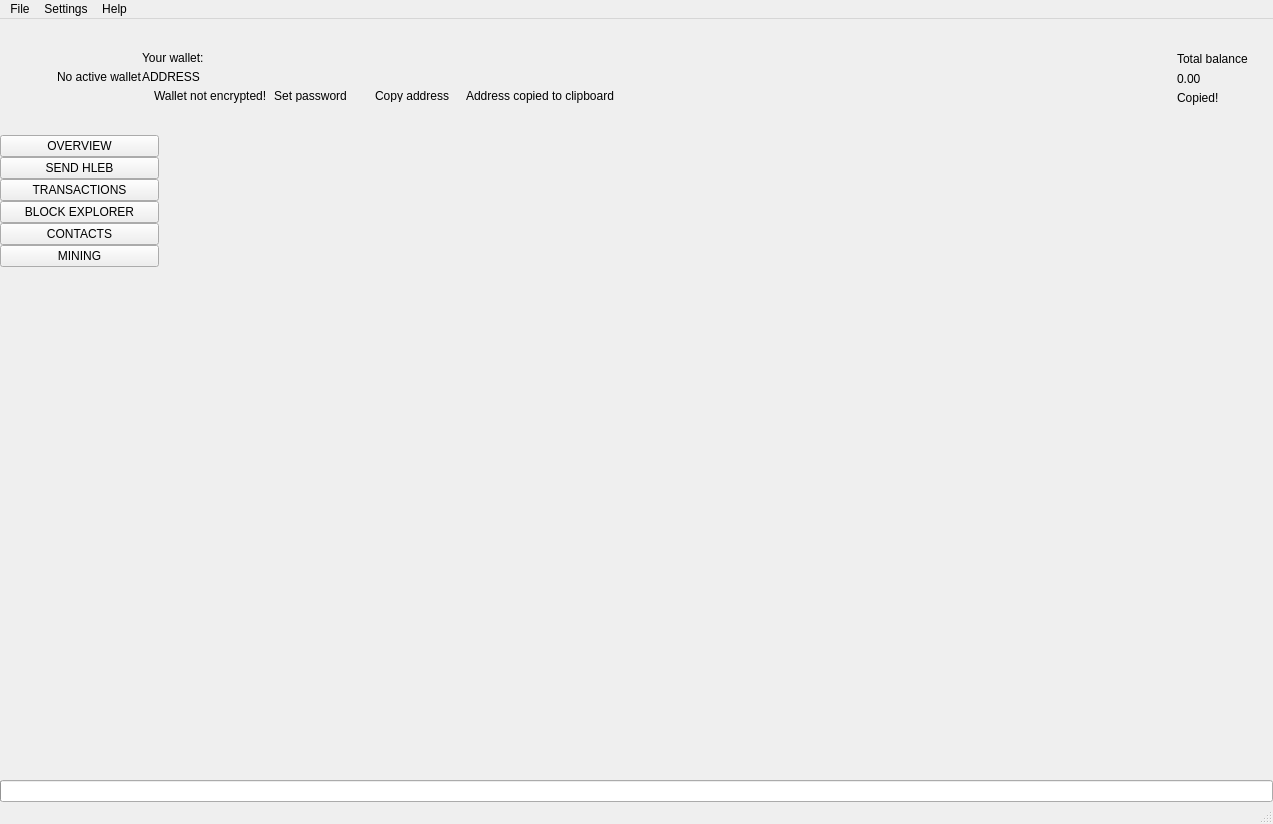
 <widget class="QMainWindow" name="MainWindow">
  <property name="geometry">
   <rect>
    <x>0</x>
    <y>0</y>
    <width>1273</width>
    <height>824</height>
   </rect>
  </property>
  <property name="sizePolicy">
   <sizepolicy hsizetype="Preferred" vsizetype="Preferred">
    <horstretch>0</horstretch>
    <verstretch>0</verstretch>
   </sizepolicy>
  </property>
  <property name="minimumSize">
   <size>
    <width>1260</width>
    <height>600</height>
   </size>
  </property>
  <property name="maximumSize">
   <size>
    <width>16777215</width>
    <height>16777215</height>
   </size>
  </property>
  <property name="windowTitle">
   <string>MainWindow</string>
  </property>
  <property name="windowIcon">
   <iconset>
    <normaloff>:/images/hleb</normaloff>:/images/hleb</iconset>
  </property>
  <widget class="QWidget" name="centralwidget">
   <layout class="QVBoxLayout" name="verticalLayout_2">
    <property name="spacing">
     <number>0</number>
    </property>
    <property name="leftMargin">
     <number>0</number>
    </property>
    <property name="topMargin">
     <number>0</number>
    </property>
    <property name="rightMargin">
     <number>0</number>
    </property>
    <property name="bottomMargin">
     <number>0</number>
    </property>
    <item>
     <widget class="QFrame" name="m_headerFrame">
      <property name="minimumSize">
       <size>
        <width>0</width>
        <height>116</height>
       </size>
      </property>
      <property name="maximumSize">
       <size>
        <width>16777215</width>
        <height>116</height>
       </size>
      </property>
      <property name="frameShape">
       <enum>QFrame::NoFrame</enum>
      </property>
      <property name="frameShadow">
       <enum>QFrame::Raised</enum>
      </property>
      <layout class="QHBoxLayout" name="horizontalLayout_3">
       <property name="spacing">
        <number>0</number>
       </property>
       <property name="leftMargin">
        <number>0</number>
       </property>
       <property name="topMargin">
        <number>0</number>
       </property>
       <property name="rightMargin">
        <number>25</number>
       </property>
       <property name="bottomMargin">
        <number>0</number>
       </property>
       <item>
        <spacer name="horizontalSpacer_2">
         <property name="orientation">
          <enum>Qt::Horizontal</enum>
         </property>
         <property name="sizeType">
          <enum>QSizePolicy::Fixed</enum>
         </property>
         <property name="sizeHint" stdset="0">
          <size>
           <width>30</width>
           <height>20</height>
          </size>
         </property>
        </spacer>
       </item>
       <item>
        <widget class="QLabel" name="m_logoLabel">
         <property name="text">
          <string/>
         </property>
        </widget>
       </item>
       <item>
        <spacer name="horizontalSpacer_5">
         <property name="orientation">
          <enum>Qt::Horizontal</enum>
         </property>
         <property name="sizeType">
          <enum>QSizePolicy::Fixed</enum>
         </property>
         <property name="sizeHint" stdset="0">
          <size>
           <width>20</width>
           <height>20</height>
          </size>
         </property>
        </spacer>
       </item>
       <item>
        <widget class="WalletGui::WalletSmallGrayTextLabel" name="m_noWalletLabel">
         <property name="text">
          <string>No active wallet</string>
         </property>
        </widget>
       </item>
       <item>
        <widget class="QFrame" name="m_walletFrame">
         <property name="frameShape">
          <enum>QFrame::NoFrame</enum>
         </property>
         <property name="frameShadow">
          <enum>QFrame::Raised</enum>
         </property>
         <layout class="QVBoxLayout" name="verticalLayout_3">
          <property name="spacing">
           <number>5</number>
          </property>
          <property name="leftMargin">
           <number>0</number>
          </property>
          <property name="topMargin">
           <number>0</number>
          </property>
          <property name="rightMargin">
           <number>0</number>
          </property>
          <property name="bottomMargin">
           <number>0</number>
          </property>
          <item>
           <spacer name="verticalSpacer_3">
            <property name="orientation">
             <enum>Qt::Vertical</enum>
            </property>
            <property name="sizeType">
             <enum>QSizePolicy::Minimum</enum>
            </property>
            <property name="sizeHint" stdset="0">
             <size>
              <width>20</width>
              <height>40</height>
             </size>
            </property>
           </spacer>
          </item>
          <item>
           <widget class="WalletGui::WalletSmallGrayTextLabel" name="m_walletLabel">
            <property name="text">
             <string>Your wallet:</string>
            </property>
            <property name="indent">
             <number>0</number>
            </property>
           </widget>
          </item>
          <item>
           <widget class="QLabel" name="m_addressLabel">
            <property name="sizePolicy">
             <sizepolicy hsizetype="Preferred" vsizetype="Preferred">
              <horstretch>0</horstretch>
              <verstretch>0</verstretch>
             </sizepolicy>
            </property>
            <property name="cursor">
             <cursorShape>PointingHandCursor</cursorShape>
            </property>
            <property name="toolTip">
             <string>Click to copy</string>
            </property>
            <property name="text">
             <string>ADDRESS</string>
            </property>
            <property name="indent">
             <number>0</number>
            </property>
           </widget>
          </item>
          <item>
           <layout class="QHBoxLayout" name="horizontalLayout_2">
            <property name="spacing">
             <number>0</number>
            </property>
            <item alignment="Qt::AlignTop">
             <widget class="QFrame" name="m_notEncryptedFrame">
              <property name="frameShape">
               <enum>QFrame::NoFrame</enum>
              </property>
              <property name="frameShadow">
               <enum>QFrame::Raised</enum>
              </property>
              <layout class="QHBoxLayout" name="horizontalLayout_4">
               <property name="spacing">
                <number>0</number>
               </property>
               <property name="leftMargin">
                <number>0</number>
               </property>
               <property name="topMargin">
                <number>0</number>
               </property>
               <property name="rightMargin">
                <number>0</number>
               </property>
               <property name="bottomMargin">
                <number>0</number>
               </property>
               <item alignment="Qt::AlignVCenter">
                <widget class="QLabel" name="m_notEncryptedIconLabel">
                 <property name="text">
                  <string/>
                 </property>
                 <property name="pixmap">
                  <pixmap resource="../../resources.qrc">:/icons/lock_open_gray</pixmap>
                 </property>
                 <property name="alignment">
                  <set>Qt::AlignLeading|Qt::AlignLeft|Qt::AlignVCenter</set>
                 </property>
                </widget>
               </item>
               <item>
                <spacer name="horizontalSpacer_11">
                 <property name="orientation">
                  <enum>Qt::Horizontal</enum>
                 </property>
                 <property name="sizeType">
                  <enum>QSizePolicy::Fixed</enum>
                 </property>
                 <property name="sizeHint" stdset="0">
                  <size>
                   <width>5</width>
                   <height>3</height>
                  </size>
                 </property>
                </spacer>
               </item>
               <item alignment="Qt::AlignVCenter">
                <widget class="WalletGui::WalletTinyGrayTextLabel" name="m_notEncryptedTextLabel">
                 <property name="text">
                  <string>Wallet not encrypted!</string>
                 </property>
                 <property name="alignment">
                  <set>Qt::AlignLeading|Qt::AlignLeft|Qt::AlignVCenter</set>
                 </property>
                </widget>
               </item>
               <item>
                <spacer name="horizontalSpacer_9">
                 <property name="orientation">
                  <enum>Qt::Horizontal</enum>
                 </property>
                 <property name="sizeType">
                  <enum>QSizePolicy::Fixed</enum>
                 </property>
                 <property name="sizeHint" stdset="0">
                  <size>
                   <width>3</width>
                   <height>3</height>
                  </size>
                 </property>
                </spacer>
               </item>
               <item alignment="Qt::AlignVCenter">
                <widget class="WalletGui::WalletTinyLinkLikeButton" name="m_encryptButton">
                 <property name="sizePolicy">
                  <sizepolicy hsizetype="Minimum" vsizetype="Minimum">
                   <horstretch>0</horstretch>
                   <verstretch>0</verstretch>
                  </sizepolicy>
                 </property>
                 <property name="minimumSize">
                  <size>
                   <width>0</width>
                   <height>3</height>
                  </size>
                 </property>
                 <property name="cursor">
                  <cursorShape>PointingHandCursor</cursorShape>
                 </property>
                 <property name="text">
                  <string>Set password</string>
                 </property>
                 <property name="flat">
                  <bool>true</bool>
                 </property>
                </widget>
               </item>
               <item>
                <spacer name="horizontalSpacer_10">
                 <property name="orientation">
                  <enum>Qt::Horizontal</enum>
                 </property>
                 <property name="sizeType">
                  <enum>QSizePolicy::Fixed</enum>
                 </property>
                 <property name="sizeHint" stdset="0">
                  <size>
                   <width>20</width>
                   <height>3</height>
                  </size>
                 </property>
                </spacer>
               </item>
              </layout>
             </widget>
            </item>
            <item alignment="Qt::AlignVCenter">
             <widget class="WalletGui::WalletTinyLinkLikeButton" name="m_copyAddressButton">
              <property name="sizePolicy">
               <sizepolicy hsizetype="Minimum" vsizetype="Minimum">
                <horstretch>0</horstretch>
                <verstretch>0</verstretch>
               </sizepolicy>
              </property>
              <property name="minimumSize">
               <size>
                <width>0</width>
                <height>3</height>
               </size>
              </property>
              <property name="cursor">
               <cursorShape>PointingHandCursor</cursorShape>
              </property>
              <property name="focusPolicy">
               <enum>Qt::NoFocus</enum>
              </property>
              <property name="autoFillBackground">
               <bool>true</bool>
              </property>
              <property name="text">
               <string>Copy address</string>
              </property>
              <property name="flat">
               <bool>true</bool>
              </property>
             </widget>
            </item>
            <item>
             <spacer name="horizontalSpacer_7">
              <property name="orientation">
               <enum>Qt::Horizontal</enum>
              </property>
              <property name="sizeType">
               <enum>QSizePolicy::Fixed</enum>
              </property>
              <property name="sizeHint" stdset="0">
               <size>
                <width>13</width>
                <height>3</height>
               </size>
              </property>
             </spacer>
            </item>
            <item alignment="Qt::AlignVCenter">
             <widget class="WalletGui::CopyMagicLabel" name="m_copyAddressLabel">
              <property name="text">
               <string>Address copied to clipboard</string>
              </property>
              <property name="alignment">
               <set>Qt::AlignLeading|Qt::AlignLeft|Qt::AlignVCenter</set>
              </property>
             </widget>
            </item>
            <item>
             <spacer name="horizontalSpacer">
              <property name="orientation">
               <enum>Qt::Horizontal</enum>
              </property>
              <property name="sizeHint" stdset="0">
               <size>
                <width>40</width>
                <height>3</height>
               </size>
              </property>
             </spacer>
            </item>
           </layout>
          </item>
          <item>
           <spacer name="verticalSpacer_2">
            <property name="orientation">
             <enum>Qt::Vertical</enum>
            </property>
            <property name="sizeType">
             <enum>QSizePolicy::Minimum</enum>
            </property>
            <property name="sizeHint" stdset="0">
             <size>
              <width>20</width>
              <height>40</height>
             </size>
            </property>
           </spacer>
          </item>
         </layout>
        </widget>
       </item>
       <item>
        <spacer name="horizontalSpacer_3">
         <property name="orientation">
          <enum>Qt::Horizontal</enum>
         </property>
         <property name="sizeType">
          <enum>QSizePolicy::Expanding</enum>
         </property>
         <property name="sizeHint" stdset="0">
          <size>
           <width>34</width>
           <height>20</height>
          </size>
         </property>
        </spacer>
       </item>
       <item>
        <spacer name="horizontalSpacer_8">
         <property name="orientation">
          <enum>Qt::Horizontal</enum>
         </property>
         <property name="sizeType">
          <enum>QSizePolicy::Fixed</enum>
         </property>
         <property name="sizeHint" stdset="0">
          <size>
           <width>34</width>
           <height>20</height>
          </size>
         </property>
        </spacer>
       </item>
       <item alignment="Qt::AlignRight|Qt::AlignVCenter">
        <widget class="QFrame" name="m_balanceFrame">
         <layout class="QGridLayout" name="gridLayout">
          <property name="leftMargin">
           <number>0</number>
          </property>
          <property name="topMargin">
           <number>30</number>
          </property>
          <property name="rightMargin">
           <number>0</number>
          </property>
          <property name="bottomMargin">
           <number>0</number>
          </property>
          <property name="verticalSpacing">
           <number>3</number>
          </property>
          <item row="0" column="2">
           <layout class="QVBoxLayout" name="verticalLayout_4">
            <item>
             <widget class="QLabel" name="m_balanceTextLabel">
              <property name="text">
               <string>Total balance</string>
              </property>
             </widget>
            </item>
            <item>
             <widget class="QLabel" name="m_balanceLabel">
              <property name="cursor">
               <cursorShape>PointingHandCursor</cursorShape>
              </property>
              <property name="toolTip">
               <string>Click to copy</string>
              </property>
              <property name="text">
               <string>0.00</string>
              </property>
             </widget>
            </item>
           </layout>
          </item>
          <item row="1" column="2">
           <widget class="WalletGui::CopyMagicLabel" name="m_balanceCopyLabel">
            <property name="text">
             <string>Copied!</string>
            </property>
           </widget>
          </item>
          <item row="0" column="1">
           <spacer name="horizontalSpacer_6">
            <property name="orientation">
             <enum>Qt::Horizontal</enum>
            </property>
            <property name="sizeType">
             <enum>QSizePolicy::Fixed</enum>
            </property>
            <property name="sizeHint" stdset="0">
             <size>
              <width>2</width>
              <height>39</height>
             </size>
            </property>
           </spacer>
          </item>
          <item row="2" column="2">
           <spacer name="verticalSpacer_5">
            <property name="orientation">
             <enum>Qt::Vertical</enum>
            </property>
            <property name="sizeType">
             <enum>QSizePolicy::Expanding</enum>
            </property>
            <property name="sizeHint" stdset="0">
             <size>
              <width>20</width>
              <height>50</height>
             </size>
            </property>
           </spacer>
          </item>
          <item row="0" column="0">
           <widget class="QLabel" name="m_balanceIconLabel">
            <property name="text">
             <string/>
            </property>
            <property name="pixmap">
             <pixmap resource="../../resources.qrc">:/icons/total_balance</pixmap>
            </property>
           </widget>
          </item>
         </layout>
        </widget>
       </item>
      </layout>
     </widget>
    </item>
    <item>
     <layout class="QHBoxLayout" name="horizontalLayout" stretch="0,0,0,0,0,0,0,0">
      <property name="spacing">
       <number>0</number>
      </property>
      <item>
       <widget class="QFrame" name="m_toolFrame">
        <property name="frameShape">
         <enum>QFrame::NoFrame</enum>
        </property>
        <property name="frameShadow">
         <enum>QFrame::Plain</enum>
        </property>
        <property name="lineWidth">
         <number>0</number>
        </property>
        <layout class="QVBoxLayout" name="verticalLayout">
         <property name="spacing">
          <number>0</number>
         </property>
         <property name="leftMargin">
          <number>0</number>
         </property>
         <property name="topMargin">
          <number>0</number>
         </property>
         <property name="rightMargin">
          <number>0</number>
         </property>
         <property name="bottomMargin">
          <number>0</number>
         </property>
         <item>
          <widget class="QPushButton" name="m_overviewButton">
           <property name="sizePolicy">
            <sizepolicy hsizetype="Minimum" vsizetype="Fixed">
             <horstretch>0</horstretch>
             <verstretch>0</verstretch>
            </sizepolicy>
           </property>
           <property name="focusPolicy">
            <enum>Qt::NoFocus</enum>
           </property>
           <property name="text">
            <string>OVERVIEW</string>
           </property>
           <property name="checkable">
            <bool>true</bool>
           </property>
           <attribute name="buttonGroup">
            <string notr="true">m_toolButtonGroup</string>
           </attribute>
          </widget>
         </item>
         <item>
          <widget class="QPushButton" name="m_sendButton">
           <property name="sizePolicy">
            <sizepolicy hsizetype="Minimum" vsizetype="Fixed">
             <horstretch>0</horstretch>
             <verstretch>0</verstretch>
            </sizepolicy>
           </property>
           <property name="focusPolicy">
            <enum>Qt::NoFocus</enum>
           </property>
           <property name="text">
            <string>SEND HLEB</string>
           </property>
           <property name="checkable">
            <bool>true</bool>
           </property>
           <attribute name="buttonGroup">
            <string notr="true">m_toolButtonGroup</string>
           </attribute>
          </widget>
         </item>
         <item>
          <widget class="QPushButton" name="m_transactionsButton">
           <property name="sizePolicy">
            <sizepolicy hsizetype="Minimum" vsizetype="Fixed">
             <horstretch>0</horstretch>
             <verstretch>0</verstretch>
            </sizepolicy>
           </property>
           <property name="focusPolicy">
            <enum>Qt::NoFocus</enum>
           </property>
           <property name="text">
            <string>TRANSACTIONS</string>
           </property>
           <property name="checkable">
            <bool>true</bool>
           </property>
           <attribute name="buttonGroup">
            <string notr="true">m_toolButtonGroup</string>
           </attribute>
          </widget>
         </item>
         <item>
          <widget class="QPushButton" name="m_blockExplorerButton">
           <property name="focusPolicy">
            <enum>Qt::NoFocus</enum>
           </property>
           <property name="text">
            <string>BLOCK EXPLORER</string>
           </property>
           <property name="checkable">
            <bool>true</bool>
           </property>
           <attribute name="buttonGroup">
            <string notr="true">m_toolButtonGroup</string>
           </attribute>
          </widget>
         </item>
         <item>
          <widget class="QPushButton" name="m_addressBookButton">
           <property name="sizePolicy">
            <sizepolicy hsizetype="Minimum" vsizetype="Fixed">
             <horstretch>0</horstretch>
             <verstretch>0</verstretch>
            </sizepolicy>
           </property>
           <property name="focusPolicy">
            <enum>Qt::NoFocus</enum>
           </property>
           <property name="text">
            <string>CONTACTS</string>
           </property>
           <property name="checkable">
            <bool>true</bool>
           </property>
           <attribute name="buttonGroup">
            <string notr="true">m_toolButtonGroup</string>
           </attribute>
          </widget>
         </item>
         <item>
          <widget class="QPushButton" name="m_miningButton">
           <property name="focusPolicy">
            <enum>Qt::NoFocus</enum>
           </property>
           <property name="text">
            <string>MINING</string>
           </property>
           <property name="checkable">
            <bool>true</bool>
           </property>
           <attribute name="buttonGroup">
            <string notr="true">m_toolButtonGroup</string>
           </attribute>
          </widget>
         </item>
         <item>
          <spacer name="verticalSpacer">
           <property name="orientation">
            <enum>Qt::Vertical</enum>
           </property>
           <property name="sizeHint" stdset="0">
            <size>
             <width>20</width>
             <height>40</height>
            </size>
           </property>
          </spacer>
         </item>
        </layout>
       </widget>
      </item>
      <item>
       <widget class="WalletGui::OverviewFrame" name="m_overviewFrame">
        <property name="frameShape">
         <enum>QFrame::NoFrame</enum>
        </property>
        <property name="frameShadow">
         <enum>QFrame::Raised</enum>
        </property>
       </widget>
      </item>
      <item>
       <widget class="WalletGui::SendFrame" name="m_sendFrame">
        <property name="frameShape">
         <enum>QFrame::NoFrame</enum>
        </property>
        <property name="frameShadow">
         <enum>QFrame::Raised</enum>
        </property>
       </widget>
      </item>
      <item>
       <widget class="WalletGui::TransactionsFrame" name="m_transactionsFrame">
        <property name="frameShape">
         <enum>QFrame::NoFrame</enum>
        </property>
        <property name="frameShadow">
         <enum>QFrame::Raised</enum>
        </property>
       </widget>
      </item>
      <item>
       <widget class="WalletGui::AddressBookFrame" name="m_addressBookFrame">
        <property name="frameShape">
         <enum>QFrame::NoFrame</enum>
        </property>
        <property name="frameShadow">
         <enum>QFrame::Raised</enum>
        </property>
       </widget>
      </item>
      <item>
       <widget class="WalletGui::NoWalletFrame" name="m_noWalletFrame">
        <property name="frameShape">
         <enum>QFrame::NoFrame</enum>
        </property>
        <property name="frameShadow">
         <enum>QFrame::Raised</enum>
        </property>
       </widget>
      </item>
      <item>
       <widget class="WalletGui::BlockExplorerFrame" name="m_blockExplorerFrame">
        <property name="frameShape">
         <enum>QFrame::NoFrame</enum>
        </property>
        <property name="frameShadow">
         <enum>QFrame::Raised</enum>
        </property>
       </widget>
      </item>
      <item>
       <widget class="WalletGui::MiningFrame" name="m_miningFrame">
        <property name="frameShape">
         <enum>QFrame::NoFrame</enum>
        </property>
        <property name="frameShadow">
         <enum>QFrame::Raised</enum>
        </property>
       </widget>
      </item>
     </layout>
    </item>
    <item>
     <widget class="QProgressBar" name="m_syncProgress">
      <property name="maximum">
       <number>100</number>
      </property>
      <property name="value">
       <number>0</number>
      </property>
      <property name="textVisible">
       <bool>false</bool>
      </property>
     </widget>
    </item>
   </layout>
  </widget>
  <widget class="QMenuBar" name="menubar">
   <property name="geometry">
    <rect>
     <x>0</x>
     <y>0</y>
     <width>1273</width>
     <height>21</height>
    </rect>
   </property>
   <widget class="QMenu" name="menuFile">
    <property name="title">
     <string>File</string>
    </property>
    <addaction name="m_createWalletAction"/>
    <addaction name="m_openWalletAction"/>
    <addaction name="m_recentWalletsAction"/>
    <addaction name="m_backupWalletAction"/>
    <addaction name="m_saveKeysAction"/>
    <addaction name="m_resetAction"/>
    <addaction name="m_importKeyAction"/>
    <addaction name="m_exportKeyAction"/>
    <addaction name="m_exportTrackingKeyAction"/>
    <addaction name="m_exitAction"/>
   </widget>
   <widget class="QMenu" name="menuSettings">
    <property name="title">
     <string>Settings</string>
    </property>
    <widget class="QMenu" name="menuThemes">
     <property name="title">
      <string>Themes</string>
     </property>
    </widget>
    <addaction name="m_encryptWalletAction"/>
    <addaction name="m_changePasswordAction"/>
    <addaction name="m_removePendingTxAction"/>
    <addaction name="separator"/>
    <addaction name="m_autostartAction"/>
    <addaction name="m_minimizeToTrayAction"/>
    <addaction name="m_closeToTrayAction"/>
    <addaction name="separator"/>
    <addaction name="m_preferencesAction"/>
    <addaction name="menuThemes"/>
   </widget>
   <widget class="QMenu" name="menuHelp">
    <property name="title">
     <string>Help</string>
    </property>
    <addaction name="m_communityForumAction"/>
    <addaction name="m_reportIssueAction"/>
    <addaction name="m_aboutHLEBAction"/>
    <addaction name="m_aboutQtAction"/>
   </widget>
   <addaction name="menuFile"/>
   <addaction name="menuSettings"/>
   <addaction name="menuHelp"/>
  </widget>
  <widget class="WalletGui::WalletStatusBar" name="statusBar"/>
  <action name="m_exitAction">
   <property name="checkable">
    <bool>false</bool>
   </property>
   <property name="enabled">
    <bool>true</bool>
   </property>
   <property name="text">
    <string>Exit</string>
   </property>
   <property name="shortcut">
    <string>Ctrl+Q</string>
   </property>
  </action>
  <action name="m_createWalletAction">
   <property name="enabled">
    <bool>true</bool>
   </property>
   <property name="text">
    <string>Create wallet</string>
   </property>
  </action>
  <action name="m_openWalletAction">
   <property name="enabled">
    <bool>true</bool>
   </property>
   <property name="text">
    <string>Open wallet</string>
   </property>
  </action>
  <action name="m_encryptWalletAction">
   <property name="enabled">
    <bool>true</bool>
   </property>
   <property name="text">
    <string>Encrypt wallet</string>
   </property>
  </action>
  <action name="m_changePasswordAction">
   <property name="enabled">
    <bool>true</bool>
   </property>
   <property name="text">
    <string>Change password</string>
   </property>
   <property name="toolTip">
    <string>Change password</string>
   </property>
  </action>
  <action name="m_aboutHLEBAction">
   <property name="enabled">
    <bool>true</bool>
   </property>
   <property name="text">
    <string>About HLEB</string>
   </property>
  </action>
  <action name="m_aboutQtAction">
   <property name="enabled">
    <bool>true</bool>
   </property>
   <property name="text">
    <string>About Qt</string>
   </property>
  </action>
  <action name="m_backupWalletAction">
   <property name="enabled">
    <bool>true</bool>
   </property>
   <property name="text">
    <string>Backup wallet</string>
   </property>
  </action>
  <action name="m_autostartAction">
   <property name="checkable">
    <bool>true</bool>
   </property>
   <property name="text">
    <string>Start on system login</string>
   </property>
  </action>
  <action name="m_minimizeToTrayAction">
   <property name="checkable">
    <bool>true</bool>
   </property>
   <property name="text">
    <string>Minimize to tray</string>
   </property>
  </action>
  <action name="m_closeToTrayAction">
   <property name="checkable">
    <bool>true</bool>
   </property>
   <property name="text">
    <string>Close to tray</string>
   </property>
  </action>
  <action name="m_preferencesAction">
   <property name="text">
    <string>Preferences</string>
   </property>
  </action>
  <action name="m_recentWalletsAction">
   <property name="text">
    <string>Recent wallets</string>
   </property>
  </action>
  <action name="m_exportTrackingKeyAction">
   <property name="text">
    <string>Export tracking key</string>
   </property>
   <property name="toolTip">
    <string>Export tracking key</string>
   </property>
  </action>
  <action name="m_importKeyAction">
   <property name="text">
    <string>Import key</string>
   </property>
   <property name="toolTip">
    <string>Import key</string>
   </property>
  </action>
  <action name="m_communityForumAction">
   <property name="text">
    <string>Join us on Discord</string>
   </property>
  </action>
  <action name="m_reportIssueAction">
   <property name="text">
    <string>Report an issue</string>
   </property>
  </action>
  <action name="m_resetAction">
   <property name="text">
    <string>Reset wallet</string>
   </property>
  </action>
  <action name="m_saveKeysAction">
   <property name="text">
    <string>Save wallet keys</string>
   </property>
  </action>
  <action name="m_exportKeyAction">
   <property name="text">
    <string>Export key</string>
   </property>
   <property name="toolTip">
    <string>Export key</string>
   </property>
  </action>
  <action name="m_removePendingTxAction">
   <property name="checkable">
    <bool>false</bool>
   </property>
   <property name="text">
    <string>Remove pending TXs</string>
   </property>
  </action>
 </widget>
